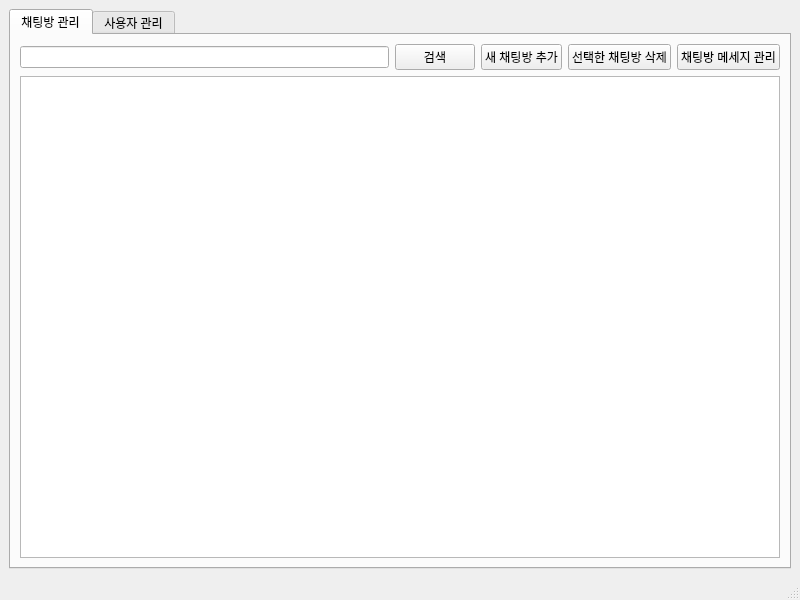
<?xml version="1.0" encoding="UTF-8"?>
<ui version="4.0">
 <class>MainWindow</class>
 <widget class="QMainWindow" name="MainWindow">
  <property name="geometry">
   <rect>
    <x>0</x>
    <y>0</y>
    <width>800</width>
    <height>600</height>
   </rect>
  </property>
  <property name="windowTitle">
   <string>메인 화면</string>
  </property>
  <widget class="QWidget" name="centralwidget">
   <layout class="QVBoxLayout" name="verticalLayout">
    <item>
     <widget class="QTabWidget" name="tabWidget">
      <property name="currentIndex">
       <number>0</number>
      </property>
      <widget class="QWidget" name="chatroom_tab">
       <attribute name="title">
        <string>채팅방 관리</string>
       </attribute>
       <layout class="QGridLayout" name="gridLayout_2">
        <item row="0" column="0">
         <layout class="QHBoxLayout" name="horizontalLayout">
          <item>
           <widget class="QLineEdit" name="chatlineEdit"/>
          </item>
          <item>
           <widget class="QPushButton" name="searchButton">
            <property name="text">
             <string>검색</string>
            </property>
           </widget>
          </item>
          <item>
           <widget class="QPushButton" name="addButton">
            <property name="text">
             <string>새 채팅방 추가</string>
            </property>
           </widget>
          </item>
          <item>
           <widget class="QPushButton" name="deleteButton">
            <property name="text">
             <string>선택한 채팅방 삭제</string>
            </property>
           </widget>
          </item>
          <item>
           <widget class="QPushButton" name="chatmanageButton">
            <property name="text">
             <string>채팅방 메세지 관리</string>
            </property>
           </widget>
          </item>
         </layout>
        </item>
        <item row="1" column="0">
         <widget class="QTableView" name="chatTable"/>
        </item>
       </layout>
      </widget>
      <widget class="QWidget" name="user_tab">
       <attribute name="title">
        <string>사용자 관리</string>
       </attribute>
       <layout class="QGridLayout" name="gridLayout_3">
        <item row="0" column="0" rowspan="2">
         <layout class="QHBoxLayout" name="horizontalLayout_2">
          <item>
           <widget class="QLineEdit" name="userlineEdit"/>
          </item>
          <item>
           <widget class="QPushButton" name="usersearchButton">
            <property name="text">
             <string>검색</string>
            </property>
           </widget>
          </item>
          <item>
           <widget class="QPushButton" name="userdeleteButton">
            <property name="text">
             <string>선택한 사용자 삭제</string>
            </property>
           </widget>
          </item>
         </layout>
        </item>
        <item row="2" column="0">
         <widget class="QTableView" name="userTable"/>
        </item>
       </layout>
      </widget>
     </widget>
    </item>
   </layout>
  </widget>
  <widget class="QMenuBar" name="menubar">
   <property name="geometry">
    <rect>
     <x>0</x>
     <y>0</y>
     <width>800</width>
     <height>22</height>
    </rect>
   </property>
  </widget>
  <widget class="QStatusBar" name="statusbar"/>
 </widget>
 <resources/>
 <connections/>
</ui>
